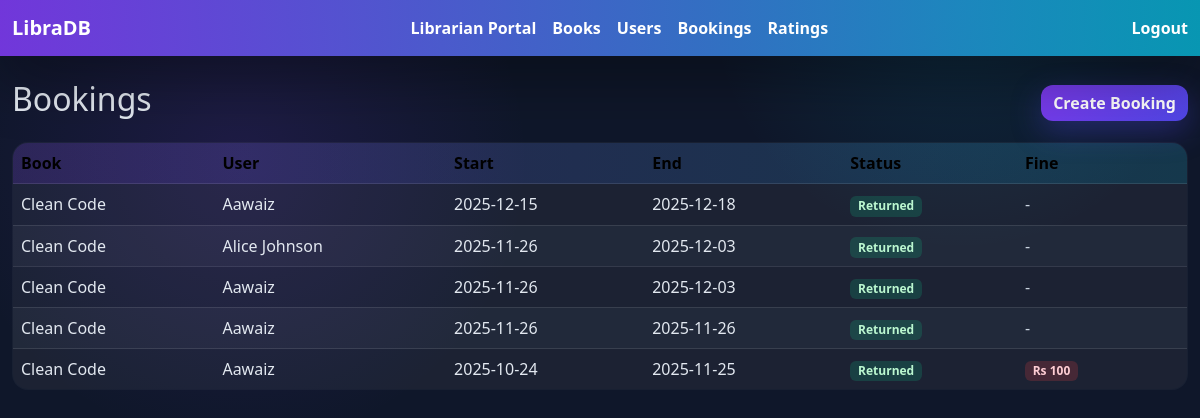
The app's page /bookings (signed in) with its own data.
### library_app/models.py (models this page shows, shortened)
class TimestampMixin:
    created_at = db.Column(db.DateTime, default=datetime.utcnow)
    updated_at = db.Column(db.DateTime, default=datetime.utcnow, onupdate=datetime.utcnow)

class Booking(TimestampMixin, db.Model):
    __tablename__ = "bookings"
    id = db.Column(db.Integer, primary_key=True)
    user_id = db.Column(db.Integer, db.ForeignKey("users.id"), nullable=False)
    book_id = db.Column(db.Integer, db.ForeignKey("books.id"), nullable=False)
    start_date = db.Column(db.Date, nullable=False)
    end_date = db.Column(db.Date, nullable=False)
    returned = db.Column(db.Boolean, default=False)
    approved = db.Column(db.Boolean, default=False)
    return_requested = db.Column(db.Boolean, default=False)
    returned_at = db.Column(db.Date)
    fine_amount = db.Column(db.Integer, default=0)
    user = db.relationship("User", back_populates="bookings")
    book = db.relationship("Book", back_populates="bookings")

class Book(TimestampMixin, db.Model):
    __tablename__ = "books"
    id = db.Column(db.Integer, primary_key=True)
    title = db.Column(db.String(200), nullable=False)
    author = db.Column(db.String(120), nullable=False)
    isbn = db.Column(db.String(20), unique=True, nullable=False)
    description = db.Column(db.Text)
    copies_total = db.Column(db.Integer, default=1)
    copies_available = db.Column(db.Integer, default=1)
    category_id = db.Column(db.Integer, db.ForeignKey("categories.id"))
    category = db.relationship("Category", back_populates="books")
    bookings = db.relationship("Booking", back_populates="book", cascade="all, delete-orphan")
    ratings = db.relationship("Rating", back_populates="book", cascade="all, delete-orphan")

class User(TimestampMixin, db.Model):
    __tablename__ = "users"
    id = db.Column(db.Integer, primary_key=True)
    name = db.Column(db.String(120), nullable=False)
    email = db.Column(db.String(120), unique=True, nullable=False)
    password_hash = db.Column(db.String(255), nullable=False)
    role = db.Column(db.String(20), default="member", nullable=False)
    approved = db.Column(db.Boolean, default=False)
    bookings = db.relationship("Booking", back_populates="user", cascade="all, delete-orphan")
    ratings = db.relationship("Rating", back_populates="user", cascade="all, delete-orphan")

### library_app/routes.py (the view)
@bp.route("/bookings")
def bookings():
    redirect_response = require_role("librarian")
    if redirect_response:
        return redirect_response
    bookings_list = Booking.query.order_by(Booking.start_date.desc()).all()
    return render_template("bookings/list.html", bookings=bookings_list)

### library_app/routes.py (called while the page is built)
def current_user() -> User | None:
    user_id = session.get("user_id")
    if not user_id:
        return None
    return User.query.get(user_id)

def current_role() -> str | None:
    user = current_user()
    if user:
        return user.role
    return None

def current_member() -> User | None:
    user = current_user()
    if not user or user.role != "member":
        return None
    return user

def require_role(role: str):
    user = current_user()
    if not user or user.role != role:
        flash("Please log in to access that portal.", "warning")
        return redirect(url_for("library.login", next=request.path))
    if not user.approved:
        session.clear()
        flash("Your account is awaiting librarian approval.", "warning")
        return redirect(url_for("library.login"))
    return None

@bp.app_context_processor
def inject_globals():
    return {
        "active_role": current_role(),
        "active_member": current_member(),
        "active_user": current_user(),
    }

### library_app/templates/bookings/list.html (shortened to what this page needs)
{% extends 'base.html' %}
{% block content %}
  <div class="d-flex justify-content-between align-items-center mb-3">
    <h2>Bookings</h2>
    <a class="btn btn-primary" href="{{ url_for('library.create_booking') }}">Create Booking</a>
  </div>
  <div class="table-responsive">
    <table class="table table-striped">
      <thead>
        <tr>
          <th>Book</th>
          <th>User</th>
          <th>Start</th>
          <th>End</th>
          <th>Status</th>
          <th>Fine</th>
          <th></th>
        </tr>
      </thead>
      <tbody>
        {% for booking in bookings %}
          <tr>
            <td>{{ booking.book.title }}</td>
            <td>{{ booking.user.name }}</td>
          <td>{{ booking.start_date.strftime('%Y-%m-%d') }}</td>
          <td>{{ booking.end_date.strftime('%Y-%m-%d') }}</td>
          <td>
              {% if not booking.approved %}
                <span class="badge bg-warning text-dark">Pending approval</span>
              {% elif booking.return_requested and not booking.returned %}
                <span class="badge bg-info text-dark">Return requested</span>
              {% elif booking.returned %}
                <span class="badge bg-success">Returned</span>
              {% else %}
                <span class="badge bg-primary">Active</span>
              {% endif %}
          </td>
          <td>
            {% if booking.fine_amount %}
              <span class="badge bg-danger">Rs {{ booking.fine_amount }}</span>
            {% else %}
              <span class="text-muted">-</span>
            {% endif %}
          </td>
          <td class="text-end">
          </td>
        </tr>
      {% else %}
          <tr>
            <td colspan="6" class="text-center">No bookings yet.</td>
          </tr>
        {% endfor %}
      </tbody>
    </table>
  </div>
{% endblock %}

### library_app/static/css/styles.css (style rules this page uses)
:root { --bg: #0f172a; --panel: rgba(255, 255, 255, 0.08); --card: #0b1224; --text: #e2e8f0; --muted: #cbd5e1; --accent: #7c3aed; --accent-2: #06b6d4; --success: #10b981; --warning: #f59e0b; --danger: #ef4444; --border: rgba(255, 255, 255, 0.1); --shadow: 0 20px 60px rgba(0, 0, 0, 0.4); --radius: 16px; }
* { border-radius: 0; }
body { background: radial-gradient(circle at 20% 20%, rgba(124, 58, 237, 0.14), transparent 25%), radial-gradient(circle at 80% 0%, rgba(6, 182, 212, 0.12), transparent 20%), var(--bg); color: var(--text); min-height: 100vh; }
.badge.bg-success { background-color: rgba(16, 185, 129, 0.2) !important; color: #bbf7d0 !important; }
.badge.bg-danger { background-color: rgba(239, 68, 68, 0.2) !important; color: #fecdd3 !important; }
.btn { border-radius: 12px; border: none; font-weight: 600; }
.btn-primary { background: linear-gradient(135deg, var(--accent), #4f46e5); box-shadow: 0 10px 30px rgba(79, 70, 229, 0.35); }
.table { color: var(--text); background: rgba(255, 255, 255, 0.04); border-radius: var(--radius); overflow: hidden; border: 1px solid var(--border); }
.table thead { background: linear-gradient(90deg, rgba(124, 58, 237, 0.18), rgba(6, 182, 212, 0.16)); color: var(--text); }
.table th { white-space: nowrap; border-color: var(--border); font-weight: 700; background-color: transparent !important; }
.table td { border-color: var(--border); color: var(--text); }
.table-striped > tbody > tr:nth-of-type(odd) > * { background-color: rgba(255, 255, 255, 0.02); }
.table-striped > tbody > tr:nth-of-type(even) > * { background-color: rgba(255, 255, 255, 0.04); }
a { color: #a5b4fc; }
.text-muted { color: var(--muted) !important; }

### records on screen
Booking: book "Clean Code", user.name "Aawaiz", start_date "2025-12-15", end_date "2025-12-18", approved "Returned"
Booking: book "Clean Code", user.name "Alice Johnson", start_date "2025-11-26", end_date "2025-12-03", approved "Returned"
Booking: book "Clean Code", user.name "Aawaiz", start_date "2025-11-26", end_date "2025-12-03", approved "Returned"
Booking: book "Clean Code", user.name "Aawaiz", start_date "2025-11-26", end_date "2025-11-26", approved "Returned"
Booking: book "Clean Code", user.name "Aawaiz", start_date "2025-10-24", end_date "2025-11-25", approved "Returned", fine_amount "100"
